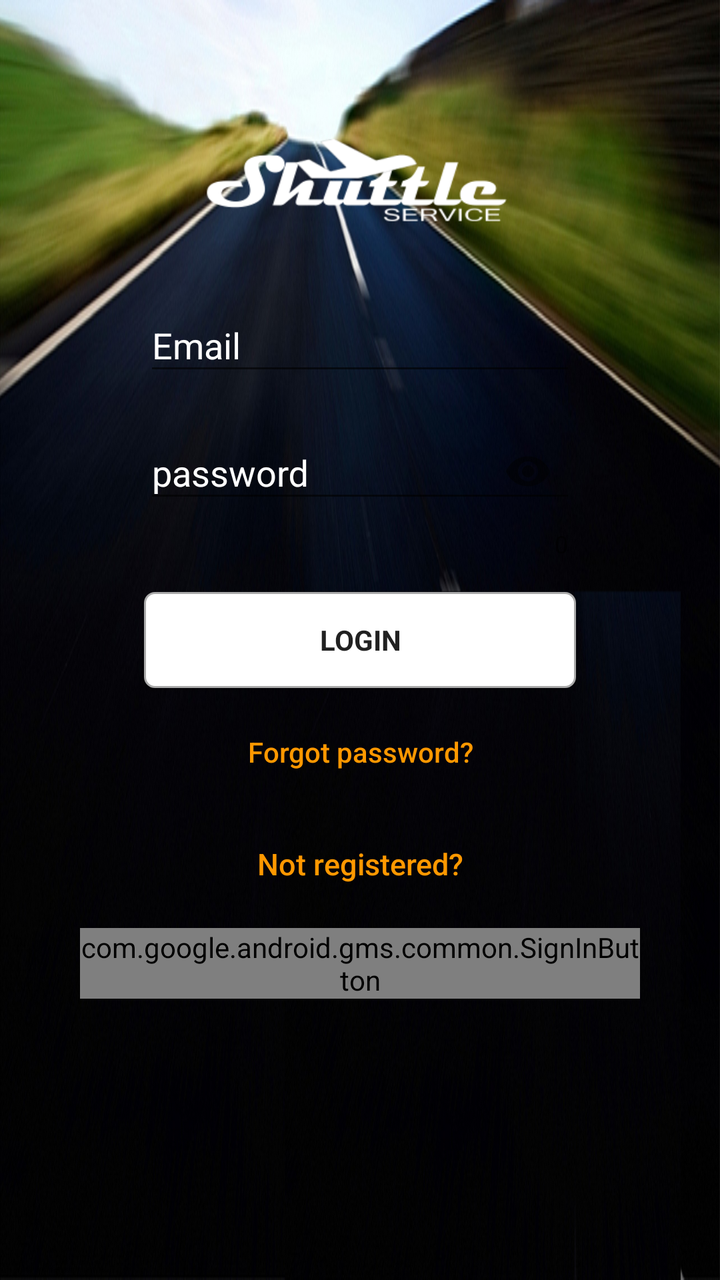
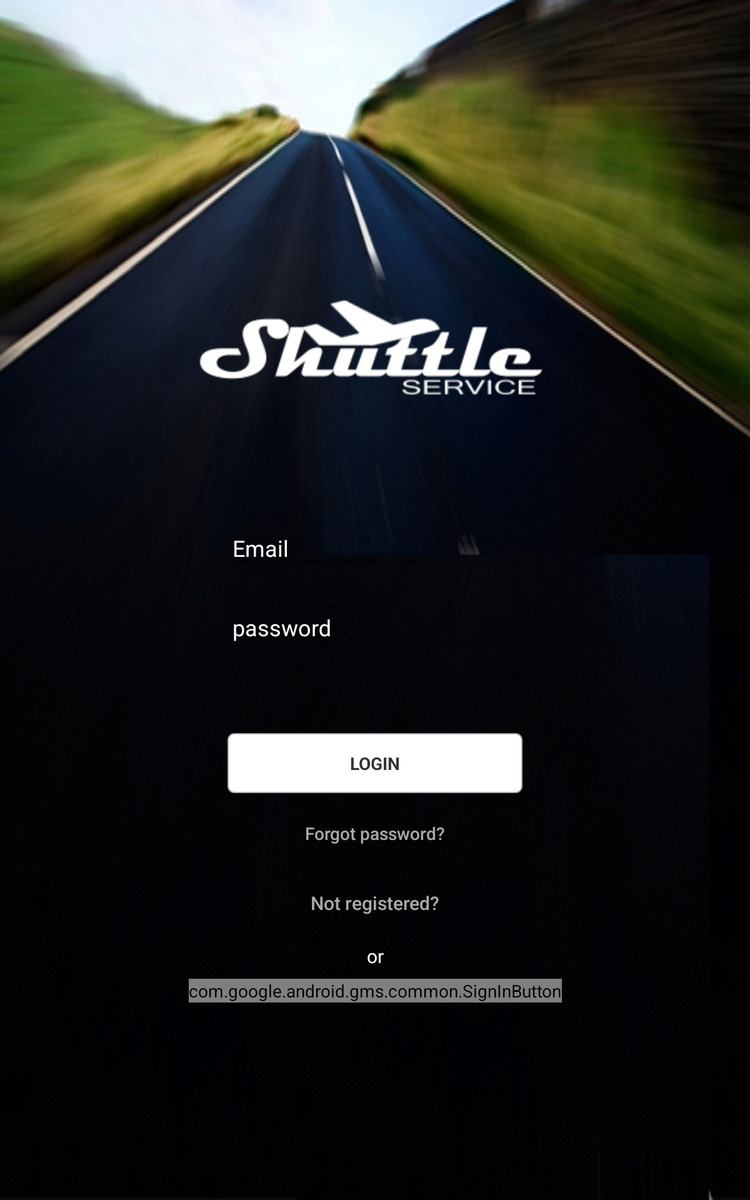

One screen, two layout resources from the same app: the default and the repository's alternative for another configuration. Each is rendered where Android would select it; the XML of both is given below.
<!-- AndroidManifest.xml: application theme AppTheme -->
<!-- res/layout/fragment_login_sign_up.xml -->
<?xml version="1.0" encoding="utf-8"?>
<android.support.constraint.ConstraintLayout xmlns:android="http://schemas.android.com/apk/res/android"
    xmlns:app="http://schemas.android.com/apk/res-auto"
    android:layout_width="match_parent"
    android:layout_height="match_parent"
    android:background="@drawable/road"
    android:paddingLeft="@dimen/login_padding"
    android:paddingRight="@dimen/login_padding">

    <ProgressBar
        android:id="@+id/progressBarLogin"
        style="?android:attr/progressBarStyle"
        android:layout_width="wrap_content"
        android:layout_height="wrap_content"
        android:visibility="invisible"
        app:layout_constraintBottom_toBottomOf="parent"
        app:layout_constraintEnd_toEndOf="parent"
        app:layout_constraintStart_toStartOf="parent"
        app:layout_constraintTop_toBottomOf="@+id/bGoogleSignIn" />

    <ImageView
        android:id="@+id/ivLogo"
        android:layout_width="wrap_content"
        android:layout_height="wrap_content"
        android:contentDescription="@string/shuttle_logo"
        android:scaleType="centerInside"
        app:layout_constraintBottom_toTopOf="@+id/textInputLayoutEmailLogin"
        app:layout_constraintEnd_toEndOf="parent"
        app:layout_constraintStart_toStartOf="parent"
        app:srcCompat="@drawable/logo_ss" />

    <android.support.design.widget.TextInputLayout
        android:id="@+id/textInputLayoutEmailLogin"
        android:layout_width="0dp"
        android:layout_height="wrap_content"
        android:layout_marginStart="32dp"
        android:layout_marginLeft="32dp"
        android:layout_marginEnd="32dp"
        android:layout_marginRight="32dp"
        android:layout_marginBottom="8dp"
        android:textColorHint="@color/colorWhite"
        app:layout_constraintBottom_toTopOf="@+id/textInputLayoutPasswordLogin"
        app:layout_constraintEnd_toEndOf="parent"
        app:layout_constraintStart_toStartOf="parent">

        <EditText
            android:id="@+id/etLoginEmail"
            android:layout_width="match_parent"
            android:layout_height="wrap_content"
            android:ems="15"
            android:hint="@string/email"
            android:inputType="textEmailAddress"
            android:maxLines="1"
            android:singleLine="true"
            android:textColor="@color/colorWhite" />

    </android.support.design.widget.TextInputLayout>

    <android.support.design.widget.TextInputLayout
        android:id="@+id/textInputLayoutPasswordLogin"
        android:layout_width="0dp"
        android:layout_height="wrap_content"
        android:layout_marginStart="32dp"
        android:layout_marginLeft="32dp"
        android:layout_marginEnd="32dp"
        android:layout_marginRight="32dp"
        android:layout_marginBottom="16dp"
        android:textColorHint="@color/colorWhite"
        app:counterEnabled="true"
        app:layout_constraintBottom_toTopOf="@+id/bLoginRegister"
        app:layout_constraintEnd_toEndOf="parent"
        app:layout_constraintStart_toStartOf="parent"
        app:passwordToggleEnabled="true">

        <EditText
            android:id="@+id/etLoginPassword"
            android:layout_width="match_parent"
            android:layout_height="wrap_content"
            android:ems="15"
            android:focusableInTouchMode="true"
            android:hint="@string/password"
            android:imeOptions="actionUnspecified"
            android:inputType="textPassword"
            android:maxLines="1"
            android:singleLine="true"
            android:textColor="@color/colorWhite" />

    </android.support.design.widget.TextInputLayout>

    <Button
        android:id="@+id/bLoginRegister"
        style="?android:textAppearanceSmall"
        android:layout_width="match_parent"
        android:layout_height="wrap_content"
        android:layout_marginStart="32dp"
        android:layout_marginLeft="32dp"
        android:layout_marginTop="8dp"
        android:layout_marginEnd="32dp"
        android:layout_marginRight="32dp"
        android:layout_marginBottom="8dp"
        android:background="@drawable/login_button"
        android:elevation="@dimen/cardview_default_elevation"
        android:text="@string/login"
        android:textColor="@color/primary_text"
        android:textStyle="bold"
        app:layout_constraintBottom_toBottomOf="parent"
        app:layout_constraintEnd_toEndOf="parent"
        app:layout_constraintStart_toStartOf="parent"
        app:layout_constraintTop_toTopOf="parent" />

    <Button
        android:id="@+id/bLoginForgotPassword"
        android:layout_width="match_parent"
        android:layout_height="wrap_content"
        android:layout_marginStart="8dp"
        android:layout_marginLeft="8dp"
        android:layout_marginTop="8dp"
        android:layout_marginEnd="8dp"
        android:layout_marginRight="8dp"
        android:background="@null"
        android:text="@string/forgot_password"
        android:textAllCaps="false"
        android:textColor="@color/colorAccent"
        app:layout_constraintEnd_toEndOf="parent"
        app:layout_constraintStart_toStartOf="parent"
        app:layout_constraintTop_toBottomOf="@+id/bLoginRegister" />

    <ToggleButton
        android:id="@+id/tbLoginRegisterInfo"
        android:layout_width="match_parent"
        android:layout_height="wrap_content"
        android:layout_marginStart="8dp"
        android:layout_marginLeft="8dp"
        android:layout_marginTop="8dp"
        android:layout_marginEnd="8dp"
        android:layout_marginRight="8dp"
        android:background="@null"
        android:textAllCaps="false"
        android:textColor="@color/colorAccent"
        android:textOff="@string/not_registered_click_here"
        android:textOn="@string/already_registered_click_here"
        android:textSize="15sp"
        app:layout_constraintEnd_toEndOf="parent"
        app:layout_constraintStart_toStartOf="parent"
        app:layout_constraintTop_toBottomOf="@+id/bLoginForgotPassword" />

    <com.google.android.gms.common.SignInButton
        android:id="@+id/bGoogleSignIn"
        android:layout_width="wrap_content"
        android:layout_height="wrap_content"
        android:layout_marginTop="8dp"
        app:buttonSize="wide"
        app:layout_constraintEnd_toEndOf="parent"
        app:layout_constraintStart_toStartOf="parent"
        app:layout_constraintTop_toBottomOf="@+id/tbLoginRegisterInfo" />


</android.support.constraint.ConstraintLayout>
<!-- resources referenced by this layout -->
<resources>
  <color name="colorAccent">#FF9800</color>
  <color name="colorWhite">#FFFFFF</color>
  <color name="primary_text">#212121</color>
  <dimen name="login_padding">40dp</dimen>
  <!-- drawable login_button (drawable) -->
  <?xml version="1.0" encoding="utf-8"?>
  <shape xmlns:android="http://schemas.android.com/apk/res/android"
      android:id="@+id/rectangle">
  
      <stroke
          android:width="1dp"
          android:color="@android:color/darker_gray" />
  
      <solid
          android:color="@color/colorWhite"/>
  
      <corners android:radius="5dp" />
  </shape>
  <!-- drawable logo_ss: png bitmap (drawable, 7987 bytes) -->
  <!-- drawable road: png bitmap (drawable, 585267 bytes) -->
  <string name="already_registered_click_here">Already registered?</string>
  <string name="email">Email</string>
  <string name="forgot_password">Forgot password?</string>
  <string name="login">Login</string>
  <string name="not_registered_click_here">Not registered?</string>
  <string name="password">password</string>
  <string name="shuttle_logo">shuttle_logo</string>
  <!-- from res/values-v21/ -->
  <style name="AppTheme" parent="Theme.AppCompat.Light.NoActionBar">
          
          <item name="colorPrimary">@color/colorPrimary</item>
          <item name="colorPrimaryDark">@color/colorPrimaryDark</item>
          <item name="colorAccent">@color/colorAccent</item>
          <item name="android:windowContentTransitions">true</item>
      </style>
  <color name="colorPrimary">#4CAF50</color>
  <color name="colorPrimaryDark">#27632A</color>
</resources>
<!-- res/layout-sw600dp-port/fragment_login_sign_up.xml (the repository's variant of the layout above) -->
<!-- drawn on a 7-inch tablet held upright -->
<?xml version="1.0" encoding="utf-8"?>
<android.support.constraint.ConstraintLayout xmlns:android="http://schemas.android.com/apk/res/android"
    xmlns:app="http://schemas.android.com/apk/res-auto"
    android:layout_width="match_parent"
    android:layout_height="match_parent"
    android:background="@drawable/road"
    android:padding="150dp">

    <ProgressBar
        android:id="@+id/progressBarLogin"
        style="?android:attr/progressBarStyle"
        android:layout_width="wrap_content"
        android:layout_height="wrap_content"
        android:visibility="invisible"
        app:layout_constraintBottom_toBottomOf="parent"
        app:layout_constraintEnd_toEndOf="parent"
        app:layout_constraintStart_toStartOf="parent"
        app:layout_constraintTop_toTopOf="parent" />

    <ImageView
        android:id="@+id/ivLogo"
        android:layout_width="wrap_content"
        android:layout_height="wrap_content"
        android:contentDescription="@string/shuttle_logo"
        android:scaleType="centerCrop"
        app:layout_constraintBottom_toTopOf="@+id/textInputLayoutEmailLogin"
        app:layout_constraintEnd_toEndOf="parent"
        app:layout_constraintStart_toStartOf="parent"
        app:layout_constraintTop_toTopOf="parent"
        app:srcCompat="@drawable/logo_ss" />

    <android.support.design.widget.TextInputLayout
        android:id="@+id/textInputLayoutEmailLogin"
        android:layout_width="0dp"
        android:layout_height="wrap_content"
        android:layout_marginStart="32dp"
        android:layout_marginLeft="32dp"
        android:layout_marginEnd="32dp"
        android:layout_marginRight="32dp"
        android:layout_marginBottom="8dp"
        android:textColorHint="@color/colorWhite"
        app:layout_constraintBottom_toTopOf="@+id/textInputLayoutPasswordLogin"
        app:layout_constraintEnd_toEndOf="parent"
        app:layout_constraintStart_toStartOf="parent">

        <EditText
            android:id="@+id/etLoginEmail"
            android:layout_width="match_parent"
            android:layout_height="wrap_content"
            android:ems="15"
            android:hint="@string/email"
            android:inputType="textEmailAddress"
            android:maxLines="1"
            android:singleLine="true"
            android:textColor="@color/colorWhite" />

    </android.support.design.widget.TextInputLayout>

    <android.support.design.widget.TextInputLayout
        android:id="@+id/textInputLayoutPasswordLogin"
        android:layout_width="0dp"
        android:layout_height="wrap_content"
        android:layout_marginStart="32dp"
        android:layout_marginLeft="32dp"
        android:layout_marginEnd="32dp"
        android:layout_marginRight="32dp"
        android:layout_marginBottom="40dp"
        android:textColorHint="@color/colorWhite"
        app:counterEnabled="true"
        app:layout_constraintBottom_toTopOf="@+id/bLoginRegister"
        app:layout_constraintEnd_toEndOf="parent"
        app:layout_constraintStart_toStartOf="parent"
        app:passwordToggleEnabled="true">

        <EditText
            android:id="@+id/etLoginPassword"
            android:layout_width="match_parent"
            android:layout_height="wrap_content"
            android:ems="15"
            android:focusableInTouchMode="true"
            android:hint="@string/password"
            android:imeOptions="actionUnspecified"
            android:inputType="textPassword"
            android:maxLines="1"
            android:singleLine="true"
            android:textColor="@color/colorWhite" />

    </android.support.design.widget.TextInputLayout>

    <Button
        android:id="@+id/bLoginRegister"
        style="?android:textAppearanceSmall"
        android:layout_width="match_parent"
        android:layout_height="wrap_content"
        android:layout_marginStart="32dp"
        android:layout_marginLeft="32dp"
        android:layout_marginEnd="32dp"
        android:layout_marginRight="32dp"
        android:layout_marginBottom="8dp"
        android:background="@drawable/login_button"
        android:elevation="4dp"
        android:text="@string/login"
        android:textColor="@color/colorDarkerGray"
        android:textStyle="bold"
        app:layout_constraintBottom_toTopOf="@+id/bLoginForgotPassword"
        app:layout_constraintEnd_toEndOf="parent"
        app:layout_constraintStart_toStartOf="parent" />

    <Button
        android:id="@+id/bLoginForgotPassword"
        android:layout_width="match_parent"
        android:layout_height="wrap_content"
        android:layout_marginStart="8dp"
        android:layout_marginLeft="8dp"
        android:layout_marginEnd="8dp"
        android:layout_marginRight="8dp"
        android:layout_marginBottom="8dp"
        android:background="@null"
        android:text="@string/forgot_password"
        android:textAllCaps="false"
        android:textColor="@color/colorDarkGray"
        app:layout_constraintBottom_toTopOf="@+id/tbLoginRegisterInfo"
        app:layout_constraintEnd_toEndOf="parent"
        app:layout_constraintHorizontal_bias="1.0"
        app:layout_constraintStart_toStartOf="parent" />

    <ToggleButton
        android:id="@+id/tbLoginRegisterInfo"
        android:layout_width="match_parent"
        android:layout_height="wrap_content"
        android:layout_marginStart="8dp"
        android:layout_marginLeft="8dp"
        android:layout_marginEnd="8dp"
        android:layout_marginRight="8dp"
        android:layout_marginBottom="8dp"
        android:background="@null"
        android:textAllCaps="false"
        android:textColor="@color/colorDarkGray"
        android:textOff="@string/not_registered_click_here"
        android:textOn="@string/already_registered_click_here"
        android:textSize="15sp"
        app:layout_constraintBottom_toTopOf="@+id/tvLoginOr"
        app:layout_constraintEnd_toEndOf="parent"
        app:layout_constraintStart_toStartOf="parent" />

    <TextView
        android:id="@+id/tvLoginOr"
        android:layout_width="wrap_content"
        android:layout_height="wrap_content"
        android:layout_marginStart="8dp"
        android:layout_marginLeft="8dp"
        android:layout_marginEnd="8dp"
        android:layout_marginRight="8dp"
        android:layout_marginBottom="8dp"
        android:text="@string/or"
        android:textColor="@color/colorWhite"
        android:textSize="15sp"
        app:layout_constraintBottom_toTopOf="@+id/bGoogleSignIn"
        app:layout_constraintEnd_toEndOf="parent"
        app:layout_constraintStart_toStartOf="parent" />

    <com.google.android.gms.common.SignInButton
        android:id="@+id/bGoogleSignIn"
        android:layout_width="wrap_content"
        android:layout_height="wrap_content"
        android:layout_marginBottom="8dp"
        app:buttonSize="wide"
        app:layout_constraintBottom_toBottomOf="parent"
        app:layout_constraintEnd_toEndOf="parent"
        app:layout_constraintStart_toStartOf="parent" />


</android.support.constraint.ConstraintLayout>
<!-- resources referenced by the variant -->
<!-- as a 7-inch tablet held upright resolves them -->
<resources>
  <color name="colorDarkGray">#aaaaaa</color>
  <color name="colorDarkerGray">#333333</color>
  <color name="colorWhite">#FFFFFF</color>
  <!-- drawable login_button (drawable) -->
  <?xml version="1.0" encoding="utf-8"?>
  <shape xmlns:android="http://schemas.android.com/apk/res/android"
      android:id="@+id/rectangle">
  
      <stroke
          android:width="1dp"
          android:color="@android:color/darker_gray" />
  
      <solid
          android:color="@color/colorWhite"/>
  
      <corners android:radius="5dp" />
  </shape>
  <!-- drawable logo_ss: png bitmap (drawable, 7987 bytes) -->
  <!-- drawable road: png bitmap (drawable, 585267 bytes) -->
  <string name="already_registered_click_here">Already registered?</string>
  <string name="email">Email</string>
  <string name="forgot_password">Forgot password?</string>
  <string name="login">Login</string>
  <string name="not_registered_click_here">Not registered?</string>
  <string name="or">or</string>
  <string name="password">password</string>
  <string name="shuttle_logo">shuttle_logo</string>
  <!-- from res/values-v21/ -->
  <style name="AppTheme" parent="Theme.AppCompat.Light.NoActionBar">
          
          <item name="colorPrimary">@color/colorPrimary</item>
          <item name="colorPrimaryDark">@color/colorPrimaryDark</item>
          <item name="colorAccent">@color/colorAccent</item>
          <item name="android:windowContentTransitions">true</item>
      </style>
  <color name="colorPrimary">#4CAF50</color>
  <color name="colorPrimaryDark">#27632A</color>
  <color name="colorAccent">#FF9800</color>
</resources>
